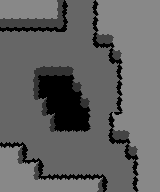

This is a level from a 2D game, rendered from its Tiled map with the project's own tilesets. A one-line summary and the complete map file follow:
An orthogonal 20x12 tile map with 8x16 px tiles, 1 tile layer (Tile Layer 1), 5 tilesets.

<map version="1.10" tiledversion="1.11.2" orientation="orthogonal" renderorder="right-down" width="20" height="12" tilewidth="8" tileheight="16" infinite="0" nextlayerid="2" nextobjectid="1">
 <tileset firstgid="1" name="hills_ledges" tilewidth="8" tileheight="16" tilecount="44" columns="44">
  <image source="../gfx/tiles/hills_ledges.png" width="352" height="16" />
 </tileset>
 <tileset firstgid="45" name="hills_high" tilewidth="8" tileheight="16" tilecount="18" columns="18">
  <image source="../gfx/tiles/hills_high.png" width="144" height="16" />
 </tileset>
 <tileset firstgid="63" name="hills_water" tilewidth="8" tileheight="16" tilecount="11" columns="11">
  <image source="../gfx/tiles/hills_water.png" width="88" height="16" />
 </tileset>
 <tileset firstgid="74" name="hills_veg" tilewidth="8" tileheight="16" tilecount="4" columns="4">
  <image source="../gfx/tiles/hills_veg.png" width="32" height="16" />
 </tileset>
 <tileset firstgid="78" name="hills_waterf" tilewidth="8" tileheight="16" tilecount="1" columns="1">
  <image source="../gfx/tiles/hills_waterf.png" width="8" height="16" />
 </tileset>
 <layer id="1" name="Tile Layer 1" width="20" height="12">
  <data>
   <tile gid="55" />
   <tile gid="55" />
   <tile gid="55" />
   <tile gid="55" />
   <tile gid="55" />
   <tile gid="55" />
   <tile gid="55" />
   <tile gid="56" />
   <tile gid="45" />
   <tile gid="26" />
   <tile gid="26" />
   <tile gid="47" />
   <tile gid="54" />
   <tile gid="55" />
   <tile gid="55" />
   <tile gid="55" />
   <tile gid="55" />
   <tile gid="55" />
   <tile gid="55" />
   <tile gid="55" />
   <tile gid="49" />
   <tile gid="49" />
   <tile gid="49" />
   <tile gid="49" />
   <tile gid="49" />
   <tile gid="49" />
   <tile gid="49" />
   <tile gid="50" />
   <tile gid="45" />
   <tile gid="26" />
   <tile gid="26" />
   <tile gid="47" />
   <tile gid="54" />
   <tile gid="55" />
   <tile gid="55" />
   <tile gid="55" />
   <tile gid="55" />
   <tile gid="55" />
   <tile gid="55" />
   <tile gid="55" />
   <tile gid="26" />
   <tile gid="26" />
   <tile gid="26" />
   <tile gid="26" />
   <tile gid="26" />
   <tile gid="26" />
   <tile gid="26" />
   <tile gid="26" />
   <tile gid="26" />
   <tile gid="26" />
   <tile gid="26" />
   <tile gid="47" />
   <tile gid="48" />
   <tile gid="49" />
   <tile gid="57" />
   <tile gid="55" />
   <tile gid="55" />
   <tile gid="55" />
   <tile gid="55" />
   <tile gid="55" />
   <tile gid="26" />
   <tile gid="26" />
   <tile gid="26" />
   <tile gid="26" />
   <tile gid="26" />
   <tile gid="26" />
   <tile gid="26" />
   <tile gid="26" />
   <tile gid="26" />
   <tile gid="26" />
   <tile gid="26" />
   <tile gid="26" />
   <tile gid="26" />
   <tile gid="47" />
   <tile gid="48" />
   <tile gid="57" />
   <tile gid="55" />
   <tile gid="55" />
   <tile gid="55" />
   <tile gid="55" />
   <tile gid="26" />
   <tile gid="26" />
   <tile gid="26" />
   <tile gid="26" />
   <tile gid="29" />
   <tile gid="42" />
   <tile gid="42" />
   <tile gid="42" />
   <tile gid="42" />
   <tile gid="28" />
   <tile gid="26" />
   <tile gid="26" />
   <tile gid="26" />
   <tile gid="26" />
   <tile gid="47" />
   <tile gid="54" />
   <tile gid="55" />
   <tile gid="55" />
   <tile gid="55" />
   <tile gid="55" />
   <tile gid="26" />
   <tile gid="26" />
   <tile gid="26" />
   <tile gid="26" />
   <tile gid="27" />
   <tile gid="62" />
   <tile gid="62" />
   <tile gid="62" />
   <tile gid="62" />
   <tile gid="43" />
   <tile gid="28" />
   <tile gid="26" />
   <tile gid="26" />
   <tile gid="26" />
   <tile gid="47" />
   <tile gid="54" />
   <tile gid="55" />
   <tile gid="55" />
   <tile gid="55" />
   <tile gid="55" />
   <tile gid="26" />
   <tile gid="26" />
   <tile gid="26" />
   <tile gid="26" />
   <tile gid="31" />
   <tile gid="24" />
   <tile gid="62" />
   <tile gid="62" />
   <tile gid="62" />
   <tile gid="62" />
   <tile gid="43" />
   <tile gid="28" />
   <tile gid="26" />
   <tile gid="26" />
   <tile gid="47" />
   <tile gid="54" />
   <tile gid="55" />
   <tile gid="55" />
   <tile gid="55" />
   <tile gid="55" />
   <tile gid="26" />
   <tile gid="26" />
   <tile gid="26" />
   <tile gid="26" />
   <tile gid="26" />
   <tile gid="31" />
   <tile gid="24" />
   <tile gid="62" />
   <tile gid="62" />
   <tile gid="62" />
   <tile gid="62" />
   <tile gid="25" />
   <tile gid="26" />
   <tile gid="47" />
   <tile gid="51" />
   <tile gid="59" />
   <tile gid="55" />
   <tile gid="55" />
   <tile gid="55" />
   <tile gid="55" />
   <tile gid="46" />
   <tile gid="46" />
   <tile gid="46" />
   <tile gid="26" />
   <tile gid="26" />
   <tile gid="26" />
   <tile gid="31" />
   <tile gid="23" />
   <tile gid="23" />
   <tile gid="23" />
   <tile gid="23" />
   <tile gid="30" />
   <tile gid="26" />
   <tile gid="47" />
   <tile gid="48" />
   <tile gid="49" />
   <tile gid="57" />
   <tile gid="55" />
   <tile gid="55" />
   <tile gid="55" />
   <tile gid="52" />
   <tile gid="52" />
   <tile gid="53" />
   <tile gid="45" />
   <tile gid="46" />
   <tile gid="26" />
   <tile gid="26" />
   <tile gid="26" />
   <tile gid="26" />
   <tile gid="26" />
   <tile gid="26" />
   <tile gid="26" />
   <tile gid="26" />
   <tile gid="26" />
   <tile gid="26" />
   <tile gid="47" />
   <tile gid="48" />
   <tile gid="57" />
   <tile gid="55" />
   <tile gid="55" />
   <tile gid="55" />
   <tile gid="55" />
   <tile gid="60" />
   <tile gid="52" />
   <tile gid="53" />
   <tile gid="45" />
   <tile gid="46" />
   <tile gid="46" />
   <tile gid="46" />
   <tile gid="46" />
   <tile gid="46" />
   <tile gid="46" />
   <tile gid="46" />
   <tile gid="26" />
   <tile gid="26" />
   <tile gid="26" />
   <tile gid="47" />
   <tile gid="54" />
   <tile gid="55" />
   <tile gid="55" />
   <tile gid="55" />
   <tile gid="55" />
   <tile gid="55" />
   <tile gid="55" />
   <tile gid="60" />
   <tile gid="52" />
   <tile gid="52" />
   <tile gid="52" />
   <tile gid="52" />
   <tile gid="52" />
   <tile gid="52" />
   <tile gid="52" />
   <tile gid="53" />
   <tile gid="45" />
   <tile gid="26" />
   <tile gid="26" />
   <tile gid="47" />
   <tile gid="54" />
   <tile gid="55" />
   <tile gid="55" />
  </data>
 </layer>
</map>
